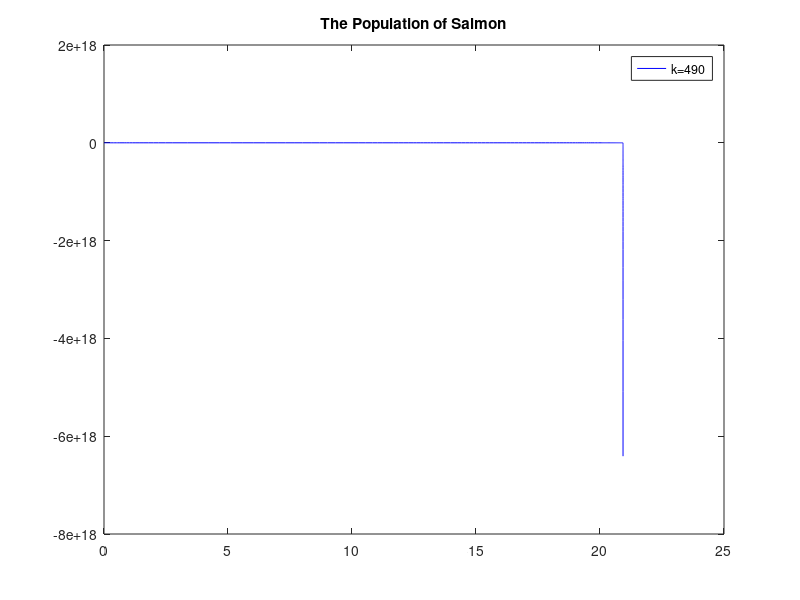

MATLAB code to generate this figure:
k=491;
a=0.5;  b=1e-5;
tspan=[0,70];
P0=1000;

f = @(t,P) (a*P - b*(P^2) - k);

options=odeset('AbsTol',1e-5,'RelTol',1e-5);

[T,P]=ode45(f,tspan,P0,options);

figure(1)
plot(T,P,'b')
legend('k=490')
title('The Population of Salmon')